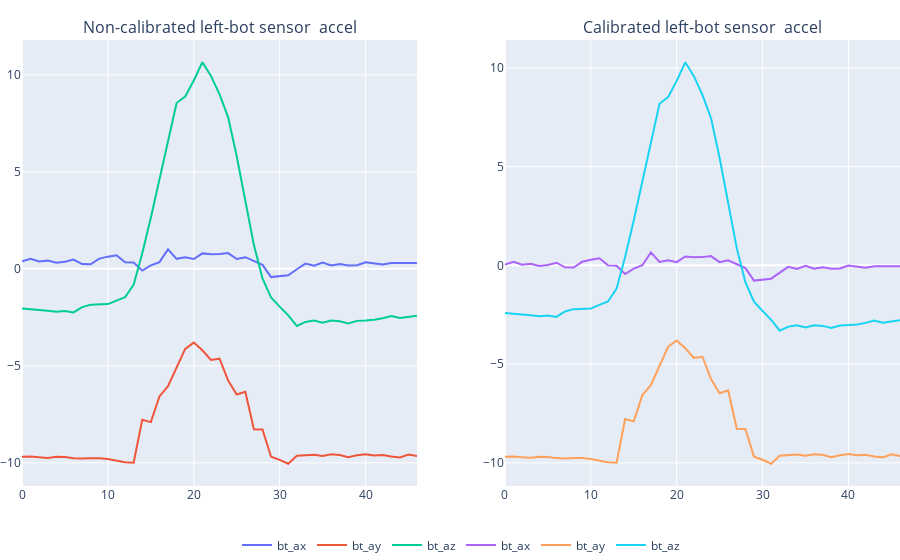

The code cell stored with this chart in its notebook:
### Markdown cell above
# Calibration data

### Code cell
df_1 = pd.read_csv('dataset/__Vadim1.csv',sep = ' ',header = None)
df_1.columns = ["s1","bt_ax","bt_ay","bt_az","bt_gx","bt_gy","bt_gz",
             "s2","bb_ax","bb_ay","bb_az","bb_gx","bb_gy","bb_gz",
             "s3","lt_ax","lt_ay","lt_az","lt_gx","lt_gy","lt_gz",
             "s4","lb_ax","lb_ay","lb_az","lb_gx","lb_gy","lb_gz",
            "s5","rt_ax","rt_ay","rt_az","rt_gx","rt_gy","rt_gz",
             "s6","rb_ax","rb_ay","rb_az","rb_gx","rb_gy","rb_gz",
             ]
df

bt_1 = df_1[["bt_ax","bt_ay","bt_az","bt_gx","bt_gy","bt_gz"]]
bb_1 = df_1[["bb_ax","bb_ay","bb_az","bb_gx","bb_gy","bb_gz"]]
lt_1 = df_1[["lt_ax","lt_ay","lt_az","lt_gx","lt_gy","lt_gz"]]
lb_1 = df_1[["lb_ax","lb_ay","lb_az","lb_gx","lb_gy","lb_gz"]]
rt_1 = df_1[["rt_ax","rt_ay","rt_az","rt_gx","rt_gy","rt_gz"]]
rb_1 = df_1[["rb_ax","rb_ay","rb_az","rb_gx","rb_gy","rb_gz"]]


calibrated_bt = calibration(bt,bt_outl)
show_plots(bt,calibrated_bt,title_t,title_b,True)

### Figure 1 — Plotly figure (JSON) as saved in the notebook; plotly's stock layout.template omitted (floating-point values rounded to 4 significant figures)
{"data": [{"name": "bt_ax", "type": "scatter", "x": [0, 1, 2, 3, 4, 5, 6, 7, 8, 9, 10, 11, 12, 13, 14, 15, 16, 17, 18, 19, 20, 21, 22, 23, 24, 25, 26, 27, 28, 29, 30, 31, 32, 33, 34, 35, 36, 37, 38, 39, 40, 41, 42, 43, 44, 45, 46], "xaxis": "x", "y": [0.3926, 0.5219, 0.3831, 0.4286, 0.3184, 0.3615, 0.4788, 0.2442, 0.2322, 0.5267, 0.6297, 0.7015, 0.3448, 0.3232, -0.09098, 0.1796, 0.3496, 1.003, 0.5171, 0.6009, 0.5076, 0.7973, 0.759, 0.7638, 0.814, 0.5076, 0.6009, 0.4094, 0.2059, -0.4238, -0.3926, -0.328, -0.01915, 0.2729, 0.1652, 0.328, 0.1796, 0.2466, 0.1772, 0.1891, 0.3424, 0.2945, 0.2298, 0.2993, 0.3041, 0.3017, 0.2969], "yaxis": "y"}, {"name": "bt_ay", "type": "scatter", "x": [0, 1, 2, 3, 4, 5, 6, 7, 8, 9, 10, 11, 12, 13, 14, 15, 16, 17, 18, 19, 20, 21, 22, 23, 24, 25, 26, 27, 28, 29, 30, 31, 32, 33, 34, 35, 36, 37, 38, 39, 40, 41, 42, 43, 44, 45, 46], "xaxis": "x", "y": [-9.692, -9.675, -9.716, -9.744, -9.689, -9.701, -9.761, -9.78, -9.756, -9.761, -9.807, -9.905, -9.974, -9.991, -7.781, -7.901, -6.574, -6.053, -5.076, -4.123, -3.802, -4.197, -4.693, -4.628, -5.763, -6.479, -6.333, -8.27, -8.282, -9.687, -9.845, -10.04, -9.637, -9.622, -9.582, -9.646, -9.56, -9.594, -9.713, -9.613, -9.555, -9.62, -9.591, -9.675, -9.723, -9.572, -9.651], "yaxis": "y"}, {"name": "bt_az", "type": "scatter", "x": [0, 1, 2, 3, 4, 5, 6, 7, 8, 9, 10, 11, 12, 13, 14, 15, 16, 17, 18, 19, 20, 21, 22, 23, 24, 25, 26, 27, 28, 29, 30, 31, 32, 33, 34, 35, 36, 37, 38, 39, 40, 41, 42, 43, 44, 45, 46], "xaxis": "x", "y": [-2.049, -2.09, -2.095, -2.16, -2.217, -2.179, -2.246, -1.97, -1.853, -1.853, -1.817, -1.638, -1.463, -0.8164, 0.8021, 2.634, 4.597, 6.512, 8.55, 8.885, 9.706, 10.65, 9.946, 8.997, 7.812, 5.801, 3.448, 1.223, -0.4884, -1.48, -1.949, -2.397, -2.942, -2.737, -2.665, -2.777, -2.665, -2.701, -2.811, -2.682, -2.66, -2.626, -2.547, -2.428, -2.538, -2.485, -2.421], "yaxis": "y"}, {"name": "bt_ax", "type": "scatter", "x": [0, 1, 2, 3, 4, 5, 6, 7, 8, 9, 10, 11, 12, 13, 14, 15, 16, 17, 18, 19, 20, 21, 22, 23, 24, 25, 26, 27, 28, 29, 30, 31, 32, 33, 34, 35, 36, 37, 38, 39, 40, 41, 42, 43, 44, 45, 46], "xaxis": "x2", "y": [0.04636, 0.1756, 0.03678, 0.08227, -0.02786, 0.01523, 0.1325, -0.1021, -0.1141, 0.1804, 0.2834, 0.3552, -0.001528, -0.02308, -0.4373, -0.1667, 0.00326, 0.6569, 0.1709, 0.2547, 0.1613, 0.451, 0.4127, 0.4175, 0.4677, 0.1613, 0.2547, 0.06312, -0.1404, -0.7701, -0.7389, -0.6743, -0.3654, -0.07335, -0.1811, -0.01829, -0.1667, -0.09969, -0.1691, -0.1572, -0.003922, -0.05181, -0.1164, -0.04702, -0.04223, -0.04462, -0.04941], "yaxis": "y2"}, {"name": "bt_ay", "type": "scatter", "x": [0, 1, 2, 3, 4, 5, 6, 7, 8, 9, 10, 11, 12, 13, 14, 15, 16, 17, 18, 19, 20, 21, 22, 23, 24, 25, 26, 27, 28, 29, 30, 31, 32, 33, 34, 35, 36, 37, 38, 39, 40, 41, 42, 43, 44, 45, 46], "xaxis": "x2", "y": [-9.692, -9.675, -9.716, -9.744, -9.689, -9.701, -9.761, -9.78, -9.756, -9.761, -9.807, -9.905, -9.974, -9.991, -7.781, -7.901, -6.574, -6.053, -5.076, -4.123, -3.802, -4.197, -4.693, -4.628, -5.763, -6.479, -6.333, -8.27, -8.282, -9.687, -9.845, -10.04, -9.637, -9.622, -9.582, -9.646, -9.56, -9.594, -9.713, -9.613, -9.555, -9.62, -9.591, -9.675, -9.723, -9.572, -9.651], "yaxis": "y2"}, {"name": "bt_az", "type": "scatter", "x": [0, 1, 2, 3, 4, 5, 6, 7, 8, 9, 10, 11, 12, 13, 14, 15, 16, 17, 18, 19, 20, 21, 22, 23, 24, 25, 26, 27, 28, 29, 30, 31, 32, 33, 34, 35, 36, 37, 38, 39, 40, 41, 42, 43, 44, 45, 46], "xaxis": "x2", "y": [-2.414, -2.454, -2.459, -2.524, -2.581, -2.543, -2.61, -2.335, -2.217, -2.217, -2.181, -2.002, -1.827, -1.181, 0.4379, 2.269, 4.233, 6.148, 8.186, 8.521, 9.342, 10.28, 9.581, 8.633, 7.448, 5.437, 3.083, 0.8593, -0.8526, -1.844, -2.313, -2.761, -3.307, -3.101, -3.029, -3.141, -3.029, -3.065, -3.175, -3.046, -3.024, -2.991, -2.912, -2.792, -2.902, -2.849, -2.785], "yaxis": "y2"}], "layout": {"annotations": [{"font": {"size": 16}, "showarrow": false, "text": "Non-calibrated left-bot sensor  accel", "x": 0.225, "xanchor": "center", "xref": "paper", "y": 1, "yanchor": "bottom", "yref": "paper"}, {"font": {"size": 16}, "showarrow": false, "text": "Calibrated left-bot sensor  accel", "x": 0.775, "xanchor": "center", "xref": "paper", "y": 1, "yanchor": "bottom", "yref": "paper"}], "hovermode": "x", "legend": {"orientation": "h", "x": 0.5, "xanchor": "center"}, "margin": {"b": 0, "l": 0, "r": 0, "t": 40}, "xaxis": {"anchor": "y", "domain": [0, 0.45]}, "xaxis2": {"anchor": "y2", "domain": [0.55, 1]}, "yaxis": {"anchor": "x", "domain": [0, 1]}, "yaxis2": {"anchor": "x2", "domain": [0, 1]}}}
